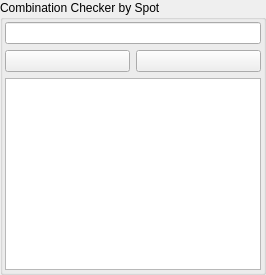
         <widget class="QGroupBox" name="groupBox_4">
          <property name="title">
           <string>Combination Checker by Spot</string>
          </property>
          <layout class="QVBoxLayout" name="verticalLayout_4">
           <property name="leftMargin">
            <number>2</number>
           </property>
           <property name="topMargin">
            <number>2</number>
           </property>
           <property name="rightMargin">
            <number>2</number>
           </property>
           <property name="bottomMargin">
            <number>2</number>
           </property>
           <item>
            <layout class="QVBoxLayout" name="verticalLayout_38">
             <item>
              <widget class="QLineEdit" name="input35"/>
             </item>
             <item>
              <layout class="QHBoxLayout" name="horizontalLayout_34">
               <item>
                <widget class="QPushButton" name="plusBtn35">
                 <property name="text">
                  <string/>
                 </property>
                 <property name="icon">
                  <iconset>
                   <normaloff>assets/plus.png</normaloff>assets/plus.png</iconset>
                 </property>
                </widget>
               </item>
               <item>
                <widget class="QPushButton" name="deleteBtn35">
                 <property name="text">
                  <string/>
                 </property>
                 <property name="icon">
                  <iconset>
                   <normaloff>assets/delete.png</normaloff>assets/delete.png</iconset>
                 </property>
                </widget>
               </item>
              </layout>
             </item>
             <item>
              <widget class="QListWidget" name="list35"/>
             </item>
            </layout>
           </item>
          </layout>
         </widget>
